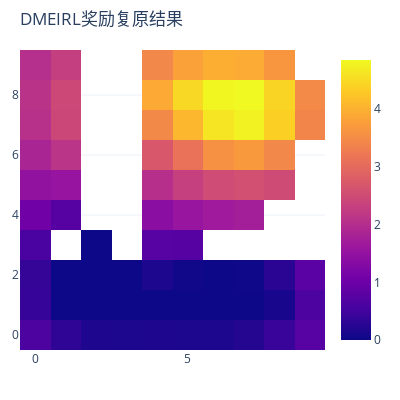

This figure's notebook cell:
### Code cell
world.ShowRewardsResult(rewards1[-1],title='DMEIRL奖励复原结果')

### Figure 1 — Plotly figure (JSON) as saved in the notebook; plotly's stock layout.template omitted (floating-point values rounded to 4 significant figures)
{"data": [{"type": "heatmap", "z": [[0.6116, 0.314, 0.1722, 0.1545, 0.1652, 0.1497, 0.1532, 0.2269, 0.4166, 0.7477], [0.3956, 0, 0, 0, 0, 0, 0, 0, 0.1043, 0.6211], [0.3743, 0, 0, 0.003377, 0.1529, 0.03211, 0, 0.02106, 0.2711, 0.7819], [0.5937, null, 0, null, 0.7438, 0.7373, null, null, null, null], [1.044, 0.7389, null, null, 1.393, 1.556, 1.662, 1.732, null, null], [1.484, 1.54, null, null, 2.046, 2.303, 2.505, 2.578, 2.49, null], [1.85, 2.109, null, null, 2.703, 3.127, 3.572, 3.688, 3.445, null], [2.053, 2.434, null, null, 3.461, 4.071, 4.619, 4.778, 4.371, 3.42], [2.1, 2.465, null, null, 3.917, 4.465, 4.817, 4.853, 4.427, 3.473], [2.021, 2.287, null, null, 3.446, 3.796, 3.964, 3.941, 3.647, null]]}], "layout": {"autosize": false, "height": 400, "margin": {"b": 50, "l": 20, "r": 20, "t": 50}, "title": {"text": "DMEIRL奖励复原结果"}, "width": 400}}
